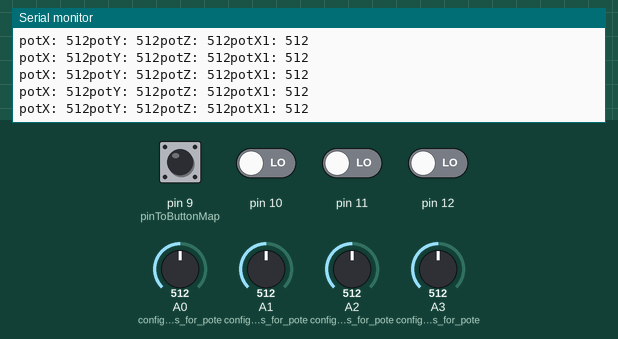
Bench run of a sketch on a simulated Arduino Leonardo, built with avr-gcc and run on an emulated ATmega32U4. On the bench: the last lines printed to the serial monitor. The test bench sets the inputs (shaded band); at power-on: pin 9 (pinToButtonMap), pin 10–12 LOW, A0 (configure_inputs_for_pote) = 512, A1 (configure_inputs_for_pote) = 512, A2 (configure_inputs_for_pote) = 512, A3 (configure_inputs_for_pote) = 512. USB keyboard and mouse output is not drawn.

Above: at 1.2 s.
1.3 s: pin 9 (pinToButtonMap) pulled HIGH for 0.15 s
At 1.32 s:
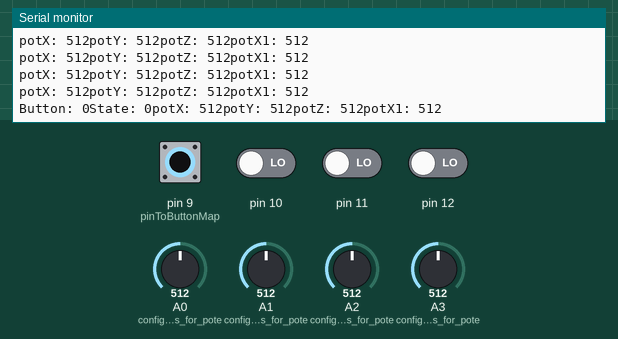
2.9 s: A0 (configure_inputs_for_pote) set to 716
At 2.93 s:
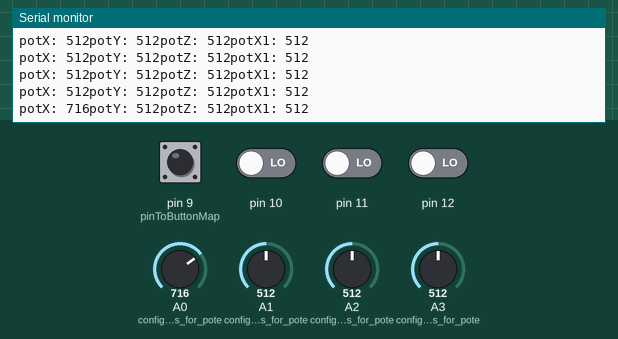
4.4 s: A1 (configure_inputs_for_pote) set to 716
At 4.44 s:
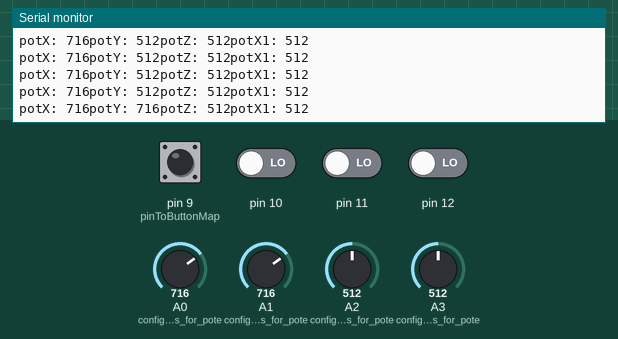
5.9 s: A2 (configure_inputs_for_pote) set to 716
At 5.9 s:
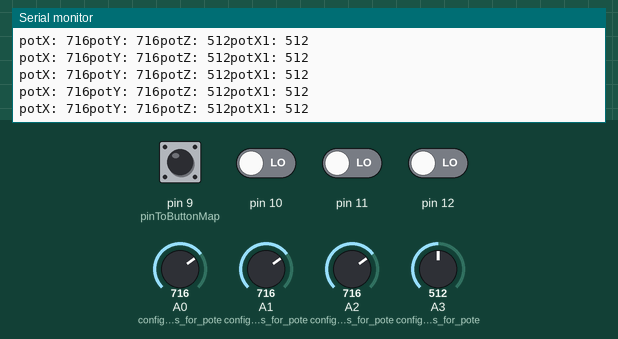
7.4 s: A3 (configure_inputs_for_pote) set to 716
At 7.41 s:
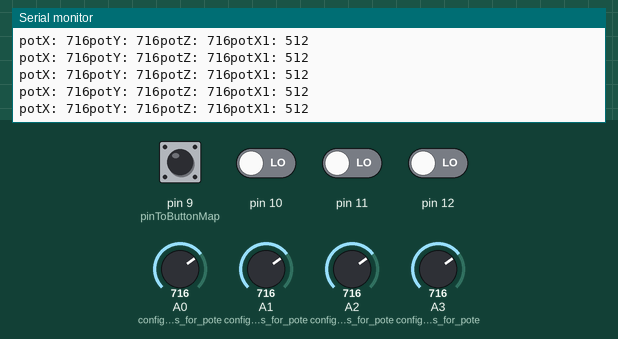
8.9 s: pin 10 driven HIGH
At 8.92 s:
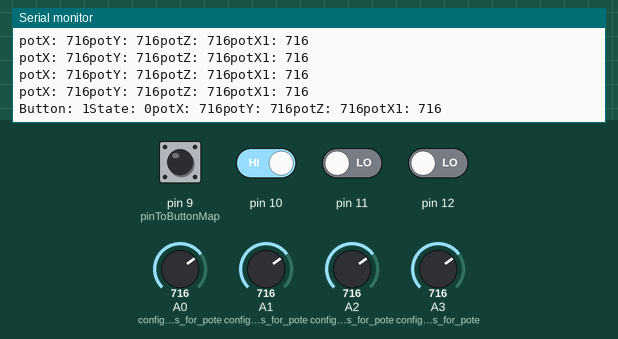

The sketch:

Simple_Gameport_Joystick.ino
```cpp
/* Script for converting CH Pedals to USB using an Arduino clone
 * You might consider changing the max and min values to suit your own throttle. Use the values printed out from Serial.print to adjust to correct values.
 * Also recommended to comment out the Serial.print lines afteryou are done debugging.
 *
 *  NB!: Arduino Leonardo VID: 2341 PID: 8036
*/

#include "Joystick.h"

int X_AXIS_MIN = 20;
int Y_AXIS_MIN = 20;
int X_AXIS_CUTOFF = 250;
int Y_AXIS_CUTOFF = 250;
int X_AXIS_MAX = 900;
int Y_AXIS_MAX = 900;

int XAxisPosition = 0;
int YAxisPosition = 0;


// output configuration
Joystick_ Joystick(JOYSTICK_DEFAULT_REPORT_ID,
  JOYSTICK_TYPE_JOYSTICK, 0, 0,
  true, true, false, false, false, false,
  false, false, false, false, false);


//Eksempel for å teste joystick
// Støtter tre akser og fire knapper
// NB! Kjøres på en nano med old bootloader: VID: 1A86 PID: 7523

void setup() {
  // Initialize Joystick Library

  // Initialize Button Pins
  //pinMode(9, INPUT_PULLUP);
  //pinMode(10, INPUT_PULLUP);
  //pinMode(11, INPUT_PULLUP);
  //pinMode(12, INPUT_PULLUP);

  pinMode(A0, INPUT); //configure inputs for potentiometers
  pinMode(A1, INPUT); //configure inputs for potentiometers
  pinMode(A2, INPUT); //configure inputs for potentiometers
  pinMode(A3, INPUT); //configure inputs for potentiometers

  Joystick.begin();
  Joystick.setXAxisRange(X_AXIS_MIN, X_AXIS_CUTOFF);
  Joystick.setYAxisRange(Y_AXIS_MIN, Y_AXIS_CUTOFF);

  Serial.begin( 9600 ); //remove comment for debugging on the serial monitor/plotter
}

// Constant that maps the phyical pin to the joystick button.
const int pinToButtonMap = 9;

// Last state of the button
int lastButtonState[4] = {0,0,0,0};

void loop() {
  int potX = analogRead(A0); //X axis
  Serial.print("potX: ");
  Serial.print(potX);
  int potY = analogRead(A1); //Y axis
  Serial.print("potY: ");
  Serial.print(potY);
  int potZ = analogRead(A2); //Z axis
  Serial.print("potZ: ");
  Serial.print(potZ);
  int potX1 = analogRead(A3); //X1 axis
  Serial.print("potX1: ");
  Serial.print(potX1);
  Serial.println("");

  if(potX > X_AXIS_CUTOFF){
    XAxisPosition= X_AXIS_CUTOFF;
  } else {
    XAxisPosition = potX;
  }

  if(potY > Y_AXIS_CUTOFF){
    YAxisPosition= Y_AXIS_CUTOFF;
  } else {
    YAxisPosition = potY;
  }

  Joystick.setXAxis(XAxisPosition);
  Joystick.setYAxis(YAxisPosition);

  if(potX > X_AXIS_MAX && potY > Y_AXIS_MAX){
    Serial.println("BRAKING!!!");
    Joystick.setButton(4, HIGH);
    //Joystick.setXAxis(X_AXIS_MIN);
    //Joystick.setYAxis(Y_AXIS_MIN);
  } else {
    Joystick.setButton(4, LOW);
  }


  // Read pin values
  for (int index = 0; index < 4; index++)
  {
    int currentButtonState = !digitalRead(index + pinToButtonMap);
    if (currentButtonState != lastButtonState[index])
    {
      Serial.print("Button: ");
      Serial.print(index);
      Serial.print("State: ");
      Serial.print(currentButtonState);
      lastButtonState[index] = currentButtonState;
      Joystick.setButton(index, lastButtonState[index]);
    }
  }


  delay(50);
}
```

Measured:
- after the input at 1.3 s, the serial monitor: prints a new line at once (image 1)
- after the input at 2.9 s, the serial monitor: prints a new line at once (image 2)
- after the input at 4.4 s, the serial monitor: prints a new line at once (image 3)
- after the input at 8.9 s, the serial monitor: prints a new line at once (image 6)
